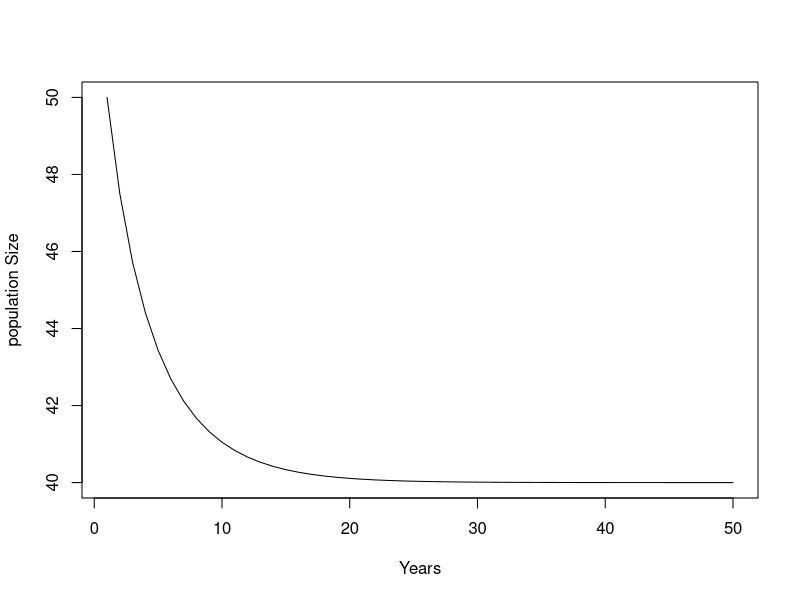

Here is the R script that generated this plot: (Note: this script raises an error after producing the figure.)
#################################
#Intro to modeling in R workshop
#Session 2 - 2/1/18
#################################

#Exercise 1 
#a

#create a function called mypop
mypop = function(g, K, f, N0, t){

#create a vector to store population sizes and yield
pop = rep(0, t)
yield = rep(0, t)

#Set initial population size and yield
pop[1] = N0
yield[1]=N0*f

#Run loop to calculate our population growth model
for(n in 2:t){
  pop[n] = pop[n-1] + g*pop[n-1]*(1-pop[n-1]/K) - f*pop[n-1]
  yield[n] = pop[n]*f
  #print(pop[n])
  }
#return(cbind(pop, yield))
return(pop)
}
#call our mypop function
res = mypop(g=0.5, K=100, f=0.3, N0=50, t=50)

#plot the resulting population size
plot(res, type="l", ylab="population Size", xlab="Years")

#b
#Set your parameters
g=0.8
K=100
f=0.3
N0 = 50
t=50

#create a vector of fishing mortalities
f.sim = seq(0, 1, by=0.1)

#create a vector to store our population
pop = matrix(0, t, length(f.sim))

#set initial population size
pop[1,] = N0

#Run the loop through the matrix to calculate population size over time for each fishing mortality
for(n in 2:nrow(x)){
  for(i in 1:ncol(x)){
    pop[n, i] = pop[n-1, i] + g*pop[n-1, i]*(1-pop[n-1, i]/K) - f.sim[i]*pop[n-1, i]
    }
}
#plot our matrix
matplot(pop, type="l", ylab="population Size", xlab="Years")

#Use the mypop function to create the population matrix
for(n in 1:length(f.sim)){
  res = mypop(g=0.5, K=100, f=f.sim[n], N0=10, t=50)
  if(n==1){out=res}else{out = cbind(out, res)}
}

matplot(out, type="l", ylab="population Size", xlab="Years")

###Lets vectorize!
mypop.vectorize = function(g, K, N0, t){
  
  #Create a vector for pop
  pop = rep(0, length(f.sim))
  #Set initial population sizes
  pop[] = N0
  #Create a vector to store our output
  out=pop
  
  #Create a vector to store total yield
  sum.yield = f.sim*pop
  
  #Plot population size for each fishing mortality
  plot(pop~f.sim, type="l", ylim=c(0, 100))
  
  #Run a loop over all time steps
  for(n in 2:t){
    #print(pop)
    #population growth
    surplus = g*pop*(1-pop/K)
    
    #fishing
    fishing = f.sim*pop
    
    #update our population size
    pop = pop + surplus - fishing
    
    #sum of yield
    sum.yield = sum.yield + fishing
    
    #Add lines to the plot
    lines(pop~f.sim)
    
    #Build an output matrix
    out=rbind(out, pop)
    }
  #return(pop)
  return(out)
}

#Test our function
res = mypop.vectorize(g=0.5, K=100, N0=50, t=50)

#plot our output matrix
matplot(res, type="l", ylab="population Size", xlab="Years")

#Exercise 2

#Create our spatial population model
mypop.patches = function(g, K, f1, f2, N0, t, d, L){
  
  #Create a matrix to store pop
  pop = matrix(0, t, L)
  
  #Set initial population sizes
  pop[1,] = N0
  
  #Create a vector to store fishing mortality in each patch
  f.patches = c(rep(f1, L/2), rep(f2, L/2))
  
  #Loop over our population matrix
  for(n in 2:nrow(pop)){
    for(i in 1:ncol(pop)){
      if(i==1){
        pop[n, i] = pop[n-1, i] + g*pop[n-1, i]*(1-pop[n-1, i]/K) - f.patches[i]*pop[n-1, i] -
        d/2*pop[n-1,i] + d/2*pop[n-1, i+1]}
      else{
        if(i==L){
        pop[n, i] = pop[n-1, i] + g*pop[n-1, i]*(1-pop[n-1, i]/K) - f.patches[i]*pop[n-1, i] -
          d/2*pop[n-1,i] + d/2*pop[n-1, i-1]}
        else{
          pop[n, i] = pop[n-1, i] + g*pop[n-1, i]*(1-pop[n-1, i]/K) - f.patches[i]*pop[n-1, i] -
            d*pop[n-1,i] + d/2*pop[n-1, i-1] + d/2*pop[n-1, i+1]
        }
      }
    }
   }
  
  #return(cbind(pop, yield))
  return(pop)
}

#Test if our model works
res = mypop.patches(g=0.5, K=100, f1=0.3, f2=0.6, N0=50, t=50, d=0.2, L=10)
